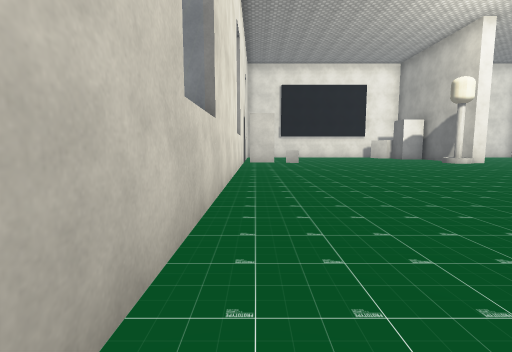
View 1 (above)

16 first-person views from a walk through a Unity game level. The camera is 1.3 m above the floor, tilts 6° down and sees 85° across. Doors are open. The floor is counted in squares, 2 m on a side. Each view is taken from the middle of a square. On the plan, view 1 faces up. The plan holds only what a view shows up to about 9 squares ahead; the rest is blank. The place goes on beyond the plan. Some surface patterns are stand-ins.

View 2
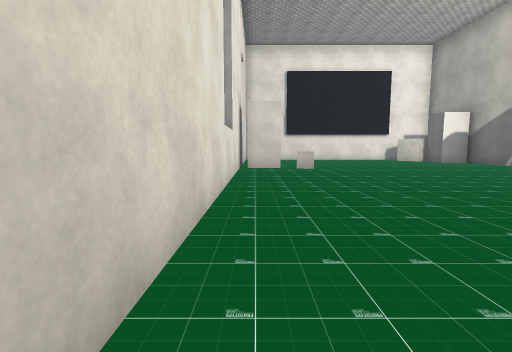

View 3
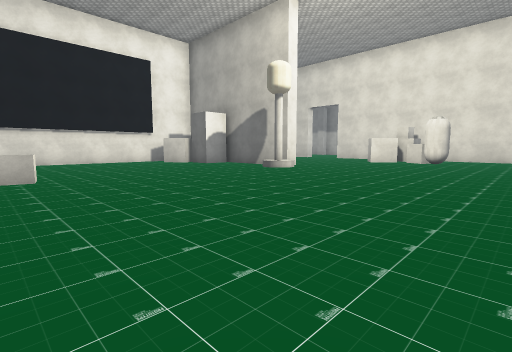

View 4
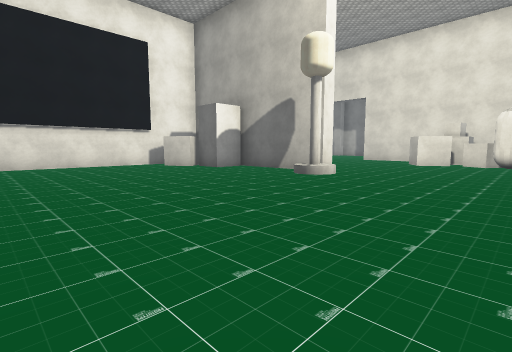

View 5
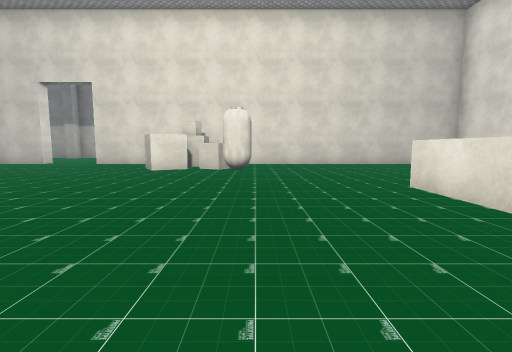

View 6
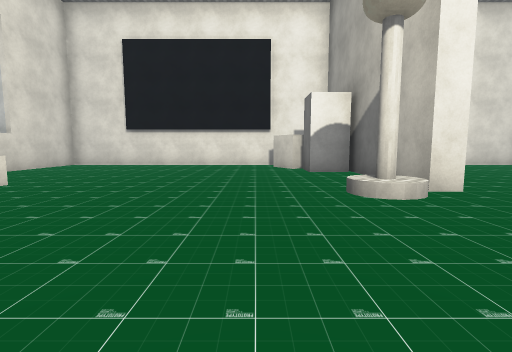

View 7
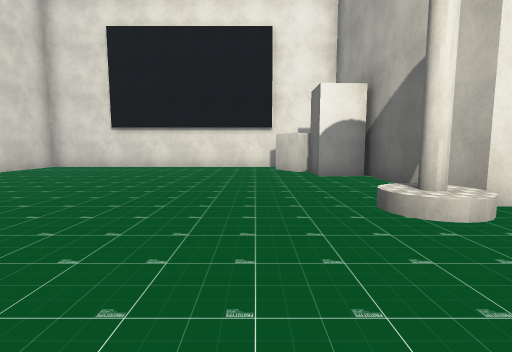

View 8
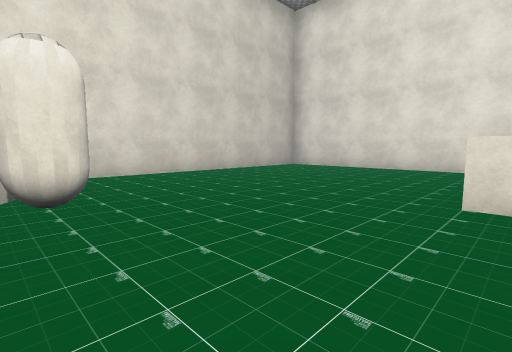

View 9
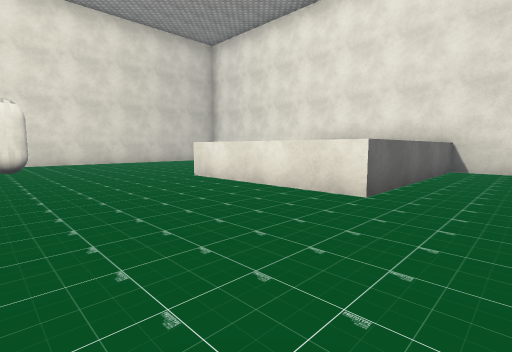

View 10
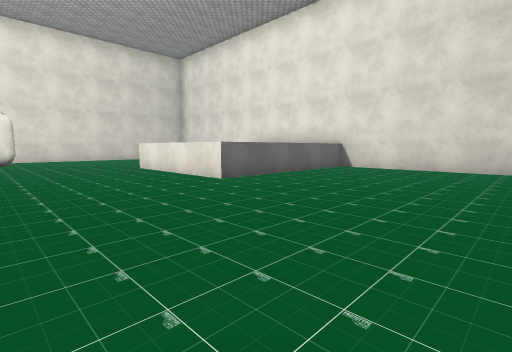

View 11
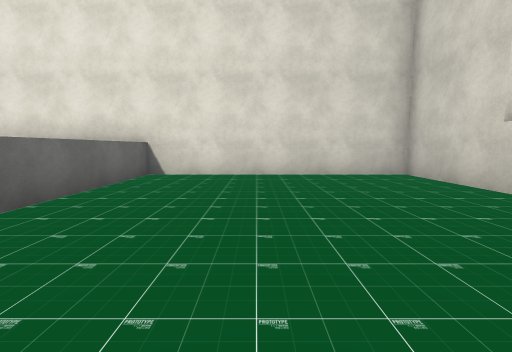

View 12
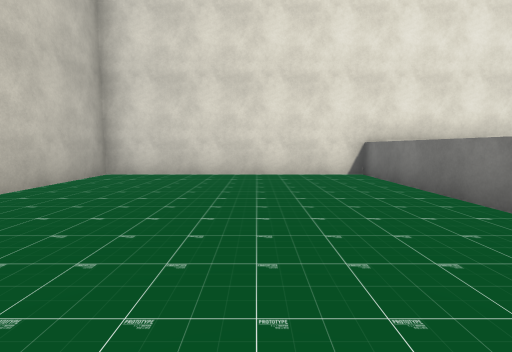

View 13
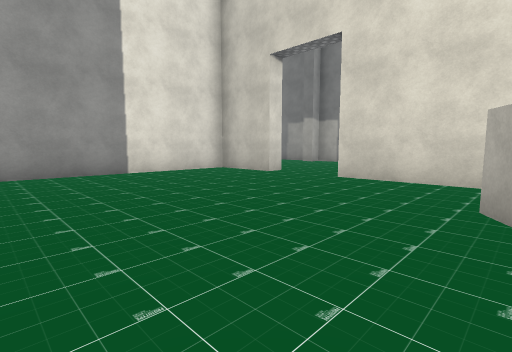

View 14
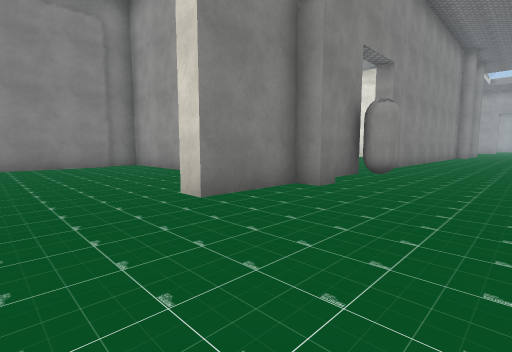

View 15
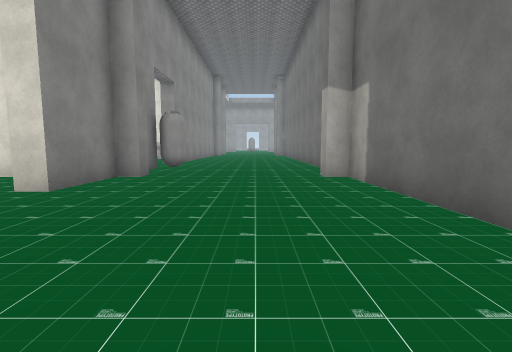

View 16
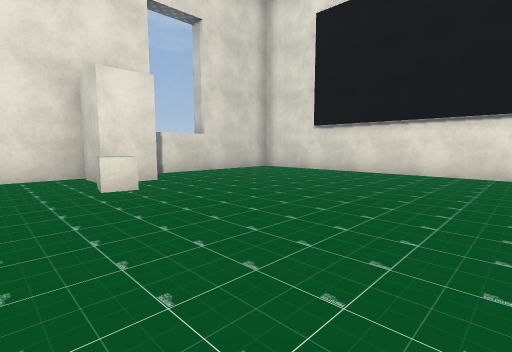

### Floor plan
Key: @ floor where view 1 was taken; # wall or solid block; . floor; D open door; ^ raised ledge; B block; C cube; L lamp; A capsule.
Columns run from 1 left of view 1 to 21 right of it. Each row starts with its distance up from view 1.
 24                   ..
 23                  #...
 22                  #...
 21                 D....
 20                  AA...#
 19                  A....#
 18                  #....#
 17 ######### ########....#
 16 #.......CC#......#....#
 15 #.......BB#......#....#
 14 #........B#....DD.....#
 13 #.........#....DD#....#
 12 #BC.......#......# ...
 11 #........L#......#  .
 10 #.............C.
  9 #.............CCC
  8 #............AC
  7 #............A...#
  6 #................#
  5 #................#
  4 #......^^^^......#
  3 #......^  ^......#
  2 #......^  ^......#
  1 #......^  ^......#
  0 #@.....^  ^......#
 -1 ##################

Positions as (right, up) in squares from view 1, and headings:
1: (0, 0), facing up
2: (0, 3), facing up
3: (1, 5), facing up-right
4: (2, 7), facing up-right
5: (5, 7), facing right
6: (6, 7), facing up
7: (6, 8), facing up
8: (9, 8), facing down-right
9: (4, 8), facing down-right
10: (1, 8), facing down-right
11: (3, 6), facing down
12: (12, 6), facing down
13: (10, 10), facing up-right
14: (19, 13), facing up-left
15: (19, 11), facing up
16: (6, 10), facing up-left
